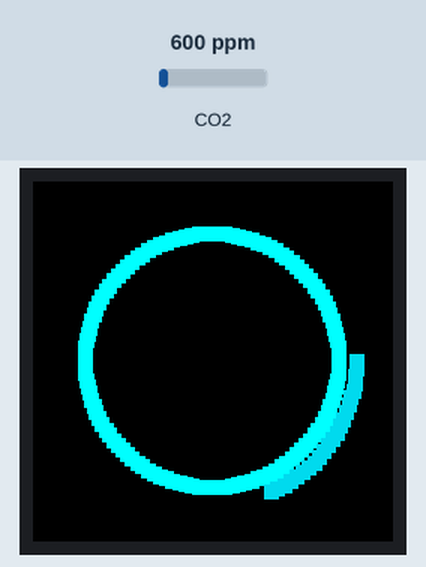
A program run on a simulated Raspberry Pi Pico running MicroPython. Shown: 240×240 colour display. Inputs (shaded band) come from the test bench; at power-on: CO2 600 ppm. Library files of the repository ran but are not shown: gc9a01py.py, vga1_16x32.py.

Above: at 0.8 s.
At 1.6 s:
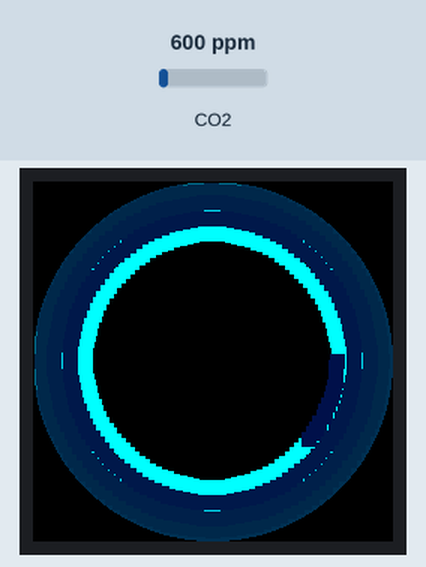
1.7 s: CO2 set to 2948 ppm
At 3.4 s:
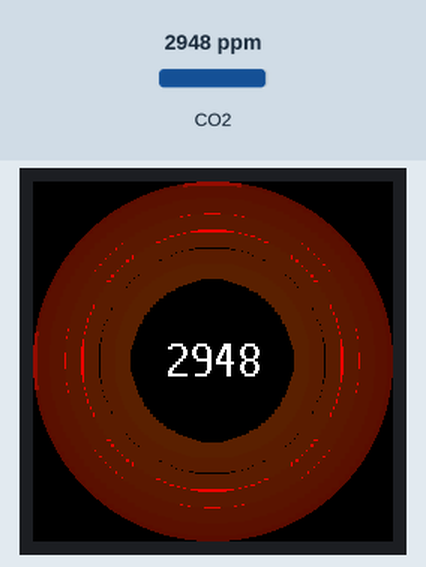
6.1 s: CO2 set to 452 ppm
At 8.3 s:
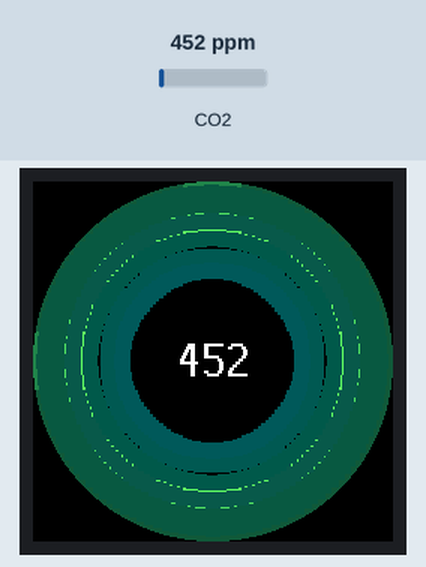
Timing chart, 0 to 9.8 s (numbered marks = the images above; inputs shaded):
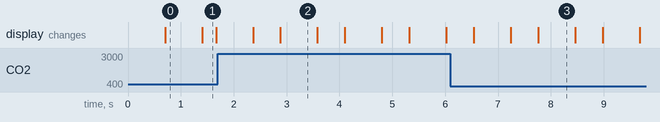

The program:

new_circles5.py
```python
import time
import math
import random
import gc
from machine import Pin, SPI, UART
import gc9a01py
from fonts.romfonts import vga1_16x32 as font

# -----------------------
# LCD setup
# -----------------------
spi = SPI(1, baudrate=40000000, polarity=1, phase=1)
dc = Pin(8, Pin.OUT)
cs = Pin(9, Pin.OUT)
rst = Pin(12, Pin.OUT)
bl = Pin(13, Pin.OUT)
bl.on()
lcd = gc9a01py.GC9A01(spi, dc=dc, cs=cs, reset=rst)

# -----------------------
# CO2 sensor
# -----------------------
uart = UART(0, baudrate=9600, tx=Pin(0), rx=Pin(1))
cmd = b"\xFF\x01\x86\x00\x00\x00\x00\x00\x79"

last_co2_value = 400

def read_mhz19():
    global last_co2_value
    uart.write(cmd)
    time.sleep(0.05)

    if uart.any() >= 9:
        d = uart.read(9)
        if d and len(d) == 9 and d[0] == 0xFF and d[1] == 0x86:
            co2 = d[2]*256 + d[3]
            if co2 > 300:
                last_co2_value = co2
                return co2
    return last_co2_value

# -----------------------
# Colors & utils
# -----------------------
def rgb(r,g,b):
    return gc9a01py.color565(int(r), int(g), int(b))

TRANSITION_COLORS = {
    "VERY_GOOD": ((100, 255, 100), (0, 255, 255)),
    "GOOD": ((0, 255, 255), (0, 0, 200)),
    "MEDIUM": ((0, 0, 200), (255, 0, 255)),
    "BAD": ((255, 0, 0), (255, 100, 0))
}

def interp_color(c1,c2,t):
    return (
        int(c1[0]*(1-t)+c2[0]*t),
        int(c1[1]*(1-t)+c2[1]*t),
        int(c1[2]*(1-t)+c2[2]*t)
    )

# -----------------------
# Animation parameters
# -----------------------
cx, cy = 120, 120
text_radius = 42

num_rings = 12
segments = 120

ANIM_SPEED = 0.02
WAVE_SPEED = 1.0          # Vitesse onde interne
PHASE_OFFSET = 0.35       # Décalage entre anneaux : crée la vague
MAX_SCREEN_COORD = 239
RING_THICKNESS = 10
MIN_INTENSITY = 0.35

smooth_active_rings = float(num_rings)
SMOOTHING_FACTOR = 0.1

t_anim = 0.0

# -----------------------
# Draw ring
# -----------------------
def draw_ring_optimized(lcd, ax, ay, radius, color_rgb, thickness, wave_alpha):
    if wave_alpha < 0.001 or radius <= 0:
        return

    col_r = int(color_rgb[0] * wave_alpha)
    col_g = int(color_rgb[1] * wave_alpha)
    col_b = int(color_rgb[2] * wave_alpha)
    col565 = rgb(col_r, col_g, col_b)

    for i in range(segments):
        angle = 2 * math.pi * i / segments
        x0 = int(ax + radius * math.cos(angle))
        y0 = int(ay + radius * math.sin(angle))
        if 0 <= x0 <= MAX_SCREEN_COORD and 0 <= y0 <= MAX_SCREEN_COORD:
            lcd.fill_rect(x0 - thickness//2, y0 - thickness//2, thickness, thickness, col565)

# -----------------------
# MAIN LOOP
# -----------------------
while True:
    t_anim += ANIM_SPEED
    co2_value = read_mhz19()

    if co2_value < 600:
        color_set = TRANSITION_COLORS["VERY_GOOD"]; target_active_rings = 10; breath_speed = 0.6
    elif co2_value < 800:
        color_set = TRANSITION_COLORS["GOOD"]; target_active_rings = 10; breath_speed = 0.9
    elif co2_value < 1200:
        color_set = TRANSITION_COLORS["MEDIUM"]; target_active_rings = 10; breath_speed = 1.4
    else:
        color_set = TRANSITION_COLORS["BAD"]; target_active_rings = 4; breath_speed = 2.0

    color_start_rgb = color_set[0]
    color_end_rgb = color_set[1]

    smooth_active_rings += (target_active_rings - smooth_active_rings) * SMOOTHING_FACTOR

    lcd.fill_rect(0, 0, 240, 240, gc9a01py.BLACK)

    ax = cx
    ay = cy

    # Rayon minimal = cercle du CO₂
    MIN_RADIUS = text_radius + 8       # juste autour du texte
    MAX_RADIUS = 118                   # bord de l'écran

    for r in range(num_rings):

        # ondulation d'intensité
        wave_phase = (t_anim * WAVE_SPEED) + r * 0.3
        wave_alpha_peak = max(0, math.cos(wave_phase))**2

        current_activation = max(0.0, min(1.0, smooth_active_rings - r))
        wave_alpha = MIN_INTENSITY + (1 - MIN_INTENSITY) * wave_alpha_peak * current_activation
        if wave_alpha < 0.001:
            continue

        # dégradé de couleur
        t_interp = r / (num_rings - 1)
        radial_color_rgb = interp_color(color_start_rgb, color_end_rgb, t_interp)

        # -------------------------------------------------
        # 🟦 ANIMATION FIXE SUR TOUT L’ESPACE (CORRECTION)
        # -------------------------------------------------
        # Chaque anneau oscille sur toute la zone :
        # MIN_RADIUS → MAX_RADIUS
        #
        # Mais décalé en phase pour donner l’effet ondulant.
        # -------------------------------------------------

        phase = t_anim * breath_speed + r * PHASE_OFFSET
        wave = 0.5 + 0.5 * math.sin(phase)   # 0..1

        animated_radius = MIN_RADIUS + wave * (MAX_RADIUS - MIN_RADIUS)

        draw_ring_optimized(
            lcd, ax, ay,
            animated_radius,
            radial_color_rgb,
            RING_THICKNESS,
            wave_alpha
        )

    lcd.text(font, str(co2_value), cx - (len(str(co2_value))*8), cy - 16, rgb(255, 255, 255))

    time.sleep(0.05)
```

Measured:
- after the input at 1.7 s, the display: first changes after 0.66 s (image 2 shows a later state)
- after the input at 6.1 s, the display: first differs from a run without the input after 1.1 s (image 3 shows a later state)
- what the display in image 0 shows lasts 0.7 s, from 0.7 s to 1.4 s
